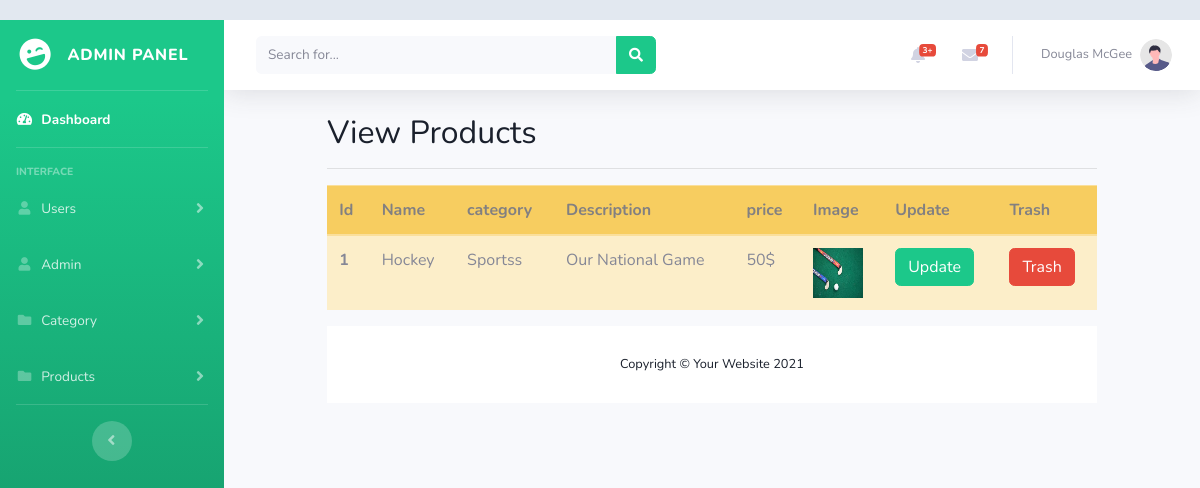
Screenshot of /Viewproducts.php with the database file from the repository.
### tables this page shows
CREATE TABLE `products` (
  `id` int(40) NOT NULL,
  `pname` varchar(40) NOT NULL,
  `pcategory` int(40) NOT NULL,
  `pdescription` varchar(40) NOT NULL,
  `price` varchar(40) NOT NULL,
  `image` varchar(40) NOT NULL,
  `pstatus` tinyint(4) NOT NULL DEFAULT 1
);

CREATE TABLE `category` (
  `id` int(11) NOT NULL,
  `name` varchar(40) NOT NULL,
  `type` varchar(40) NOT NULL,
  `des` varchar(40) NOT NULL,
  `status` tinyint(4) NOT NULL,
  `Cstatus` tinyint(4) NOT NULL DEFAULT 1
);

### Viewproducts.php (the view, shortened to what this page needs)
<?php
include('admin/includes/header.php');
include('admin/includes/sidebar.php');
include('admin/includes/topbar.php');
require('config.php');
$fetching = "SELECT * from products as p INNER JOIN category as c on p.pcategory = c.id where p.pstatus = '1' ";
$data = mysqli_query($connection, $fetching);
if (mysqli_num_rows($data) > 0) {
?>
  <!DOCTYPE html>
<html lang="en">
<head>
</head>
<body>
    <div class="Page Wrapper">
    <div class="Content Wrapper">
        <div class="container">
            <div class="row justify-content-center">
                <div class="col-xl-10 col-lg-12 col-md-9">
                <div class="Main Content">
                <h2>View Products</h2>
                <hr>
                <table class="table table-warning">
                    <thead class="bg-warning p-2 text-dark bg-opacity-10" style="opacity: 75%;">
                        <tr>
                            <th scope="col">Id</th>
                            <th scope="col">Name</th>
                            <th scope="col">category</th>
                            <th scope="col">Description</th>
                            <th scope="col">price</th>
                            <th scope="col">Image</th>
                            <th scope="col">Update</th>
                            <th scope="col">Trash</th>
                        </tr>
                    </thead>
                    <tbody>
                        <?php
                        while ($row = mysqli_fetch_assoc($data)) {
                            ?>
                            <tr>
                                <th scope="row">
                                    <?php echo $row['id'] ?>
                                </th>
                                <td>
                                    <?php echo $row['pname'] ?>
                                </td>
                                <td>
                                    <?php echo $row['name'] ?>
                                </td>
                                <td>
                                    <?php echo $row['pdescription'] ?>
                                </td>
                                <td>
                            <?php echo $row['price'] ?>
                        </td>
                        <td>
                            <img src="<?php echo 'img/' . $row['image'] ?>" alt="" height="50px" width="50px">
                        </td>
                                <td><a href="updateproducts.php?id=<?php echo $row['id']; ?>" class="btn btn-success">Update</a>
                                </td>
                                <td><a href="trashproduct.php?id=<?php echo $row['id']; ?>" class="btn btn-danger">Trash</a></td>
                                <?php
                        }}
                        ?>
                    </tbody>
                </table>
        <?php
include('admin/includes/footer.php');
?>

### css/userprofile.css (style rules this page uses)
body { margin-top:20px; color: #1a202c; text-align: left; background-color: #e2e8f0; }

### rows the page displays
products: pcategory "1", pname "Hockey", pcategory.name "Sportss", pdescription "Our National Game", price "50$", image (picture)
